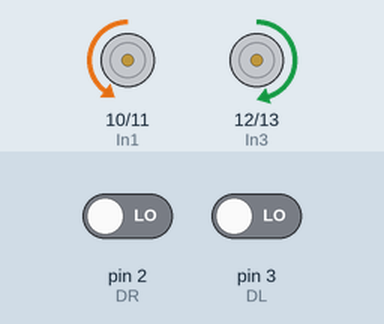
Simulated run of this sketch. Board: Arduino Uno, built with avr-gcc and run on an emulated ATmega328P. Shown: motor-driver pin pairs drawn as motors (green arrow = first pin HIGH = forward, orange = second pin HIGH = backward, longer = more drive, scaled by the enable pin). Inputs (shaded band) come from the test bench; at power-on: pin 2 (DR) LOW, pin 3 (DL) LOW. Random numbers use the default seed unless the sketch sets one.

Above: at 1.2 s.
1.3 s: pin 2 (DR) driven HIGH
At 1.7 s:
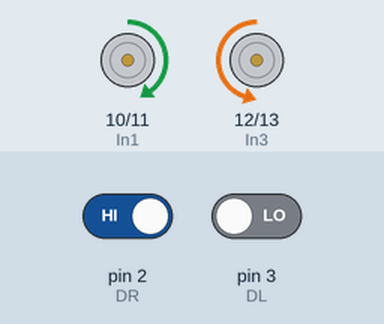
4.3 s: pin 3 (DL) driven HIGH
At 5.44 s:
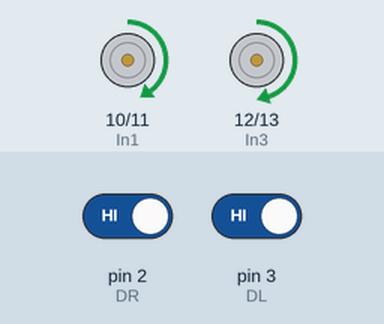
7.3 s: pin 3 (DL) driven LOW
At 8.36 s:
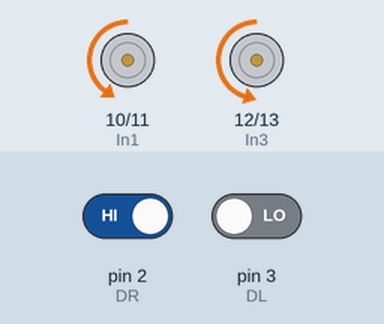
10.3 s: pin 2 (DR) driven LOW
At 11.6 s:
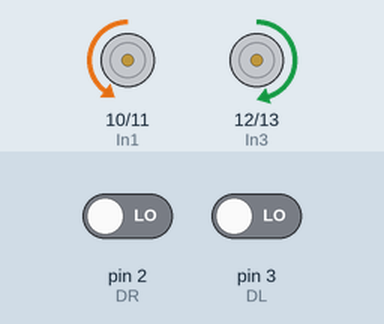
Timing chart, 0 to 13.0 s (numbered marks = the images above; inputs shaded):
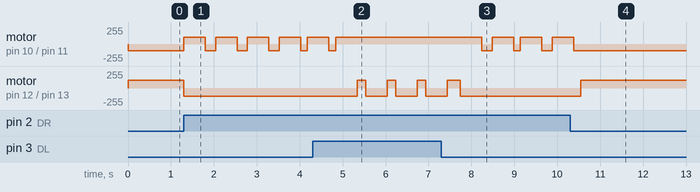

Measured:
- after the input at 1.3 s, motor on pin 10 (In1) / pin 11 (In2): goes 3 × (forward 100/255 0.50 s, backward 100/255 0.24 s), forward 100/255 0.50 s, backward 100/255 0.16 s, then forward 100/255, starting at once; motor on pin 12 (In3) / pin 13 (In4): forward 120/255 → backward 120/255 at once
- after the input at 4.3 s, motor on pin 12 (In3) / pin 13 (In4): alternates forward 120/255 for 0.20 s and backward 120/255 for 0.50 s, starting after 1.0 s
- after the input at 7.3 s, motor on pin 10 (In1) / pin 11 (In2): goes backward 100/255 0.24 s, forward 100/255 0.50 s, backward 100/255 0.16 s, forward 100/255 0.50 s, backward 100/255 0.24 s, then forward 100/255, starting after 0.94 s
- after the input at 10.3 s, motor on pin 12 (In3) / pin 13 (In4): backward 120/255 → forward 120/255 after 0.24 s

The sketch:

final3.ino
```cpp
const int DR = 2;
const int DL = 3;
int count=0;
int t,tt;
const int In1 = 10;
const int In2 = 11;
const int In3 = 12;
const int In4 = 13;
const int ENA = 6;
const int ENB = 9;
int v = 100;//0~255

void setup(){
  //TRCT5000
  pinMode(DR, INPUT);
  pinMode(DL, INPUT);
  //L298N
  pinMode(In1, OUTPUT);
  pinMode(In2, OUTPUT);
  pinMode(In3, OUTPUT);
  pinMode(In4, OUTPUT);
  pinMode(ENA, OUTPUT);
  pinMode(ENB, OUTPUT);
  //random
  randomSeed(analogRead(A0));
}
void carfront(){
  analogWrite(ENA,v);
  analogWrite(ENB,v+20);
  digitalWrite(In1, LOW);
  digitalWrite(In2, HIGH);
  digitalWrite(In3, HIGH);
  digitalWrite(In4, LOW);
}
void carback(){
  analogWrite(ENA,v);
  analogWrite(ENB,v+20);
  digitalWrite(In1, HIGH);
  digitalWrite(In2, LOW);
  digitalWrite(In3, LOW);
  digitalWrite(In4, HIGH);
}

void carright(){
  analogWrite(ENA,v);
  analogWrite(ENB,v+20);
  digitalWrite(In1, HIGH);
  digitalWrite(In2, LOW);
  digitalWrite(In3, HIGH);
  digitalWrite(In4, LOW);
}

void carleft(){
  analogWrite(ENA,v);
  analogWrite(ENB,v+20);
  digitalWrite(In1, LOW);
  digitalWrite(In2, HIGH);
  digitalWrite(In3, LOW);
  digitalWrite(In4, HIGH);
}

void carstop(){
  analogWrite(ENA,v);
  analogWrite(ENB,v+20);
  digitalWrite(In1, LOW);
  digitalWrite(In2, LOW);
  digitalWrite(In3, LOW);
  digitalWrite(In4, LOW);
}
//black = HIGH , white = LOW
void loop(){
    if(digitalRead(DR)==HIGH && digitalRead(DL)==HIGH){
      carback();
      delay(500);
      t=0;
      tt = rand() % 2 + 1;
      while(t <= tt){
        carright();
        delay(100);
        t++;
      }
    }
    else if(digitalRead(DR)==HIGH && digitalRead(DL)==LOW){
      carback();
      delay(500);
      t=0;
      tt = rand() % 2 + 1;
      while(t <= tt){
        carleft();
        delay(80);
        t++;
      }
    }
    else if(digitalRead(DR)==LOW && digitalRead(DL)==HIGH){
      carback();
      delay(500);
      t=0;
      tt = rand() % 2 + 1;
      while(t <= tt){
        carright();
        delay(80);
        t++;
      }
    }
    else{
      carfront();
      //delay(1);
      count=0;
    }
}
```
